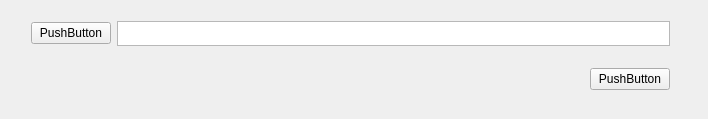
<?xml version="1.0" encoding="UTF-8"?>
<ui version="4.0">
 <class>Widget</class>
 <widget class="QWidget" name="Widget">
  <property name="geometry">
   <rect>
    <x>0</x>
    <y>0</y>
    <width>708</width>
    <height>119</height>
   </rect>
  </property>
  <property name="sizePolicy">
   <sizepolicy hsizetype="Minimum" vsizetype="Minimum">
    <horstretch>0</horstretch>
    <verstretch>0</verstretch>
   </sizepolicy>
  </property>
  <property name="windowTitle">
   <string>Widget</string>
  </property>
  <widget class="QWidget" name="verticalLayoutWidget">
   <property name="geometry">
    <rect>
     <x>20</x>
     <y>10</y>
     <width>661</width>
     <height>91</height>
    </rect>
   </property>
   <layout class="QVBoxLayout" name="globalLayout">
    <item>
     <layout class="QHBoxLayout" name="fileHLay">
      <item>
       <widget class="QPushButton" name="selectFileBtn">
        <property name="text">
         <string>PushButton</string>
        </property>
       </widget>
      </item>
      <item>
       <widget class="QTextEdit" name="showFileText">
        <property name="sizePolicy">
         <sizepolicy hsizetype="Expanding" vsizetype="Expanding">
          <horstretch>0</horstretch>
          <verstretch>0</verstretch>
         </sizepolicy>
        </property>
        <property name="maximumSize">
         <size>
          <width>16777215</width>
          <height>25</height>
         </size>
        </property>
       </widget>
      </item>
     </layout>
    </item>
    <item>
     <spacer name="vSpacer">
      <property name="orientation">
       <enum>Qt::Vertical</enum>
      </property>
      <property name="sizeHint" stdset="0">
       <size>
        <width>20</width>
        <height>40</height>
       </size>
      </property>
     </spacer>
    </item>
    <item>
     <layout class="QHBoxLayout" name="hLayoutDown">
      <item>
       <spacer name="hSpacer">
        <property name="orientation">
         <enum>Qt::Horizontal</enum>
        </property>
        <property name="sizeHint" stdset="0">
         <size>
          <width>40</width>
          <height>20</height>
         </size>
        </property>
       </spacer>
      </item>
      <item>
       <widget class="QPushButton" name="startBtn">
        <property name="text">
         <string>PushButton</string>
        </property>
       </widget>
      </item>
     </layout>
    </item>
   </layout>
  </widget>
 </widget>
 <layoutdefault spacing="6" margin="11"/>
 <resources/>
 <connections/>
</ui>
